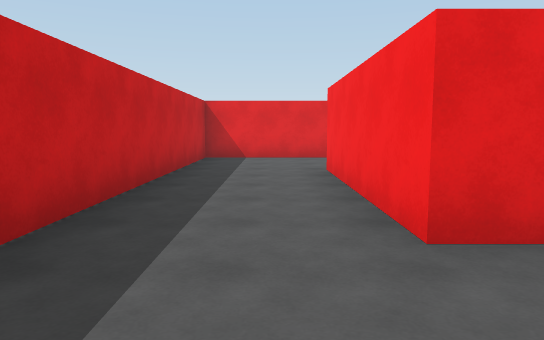
View 1 (above)

24 first-person views from a walk through a scene from a Unity 3-D project. The camera is 1.4 m above the floor, tilts 6° down and sees 70° across. The floor is counted in squares, 2 m on a side. Each view is taken from the middle of a square. On the plan, view 1 faces up. The plan holds only what a view shows up to about 11 squares ahead; the rest is blank. The player is left out.

View 2
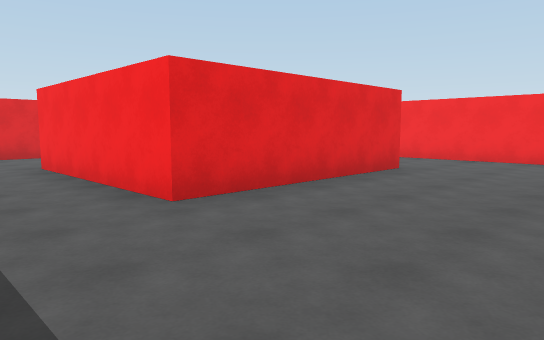

View 3
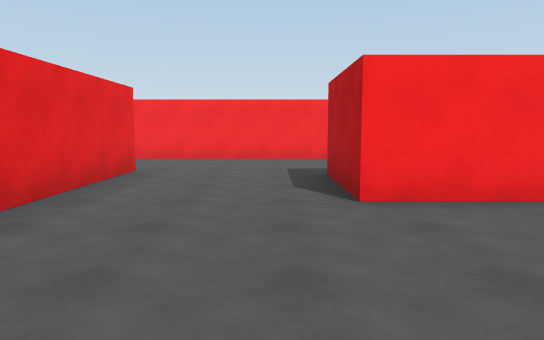

View 4
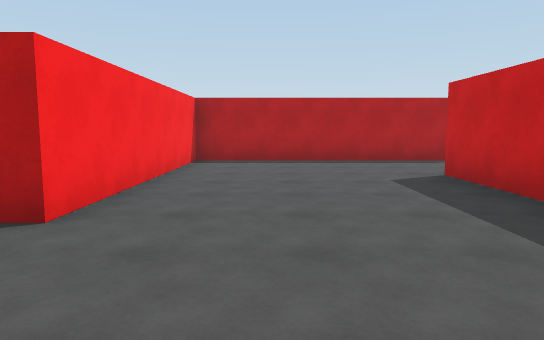

View 5
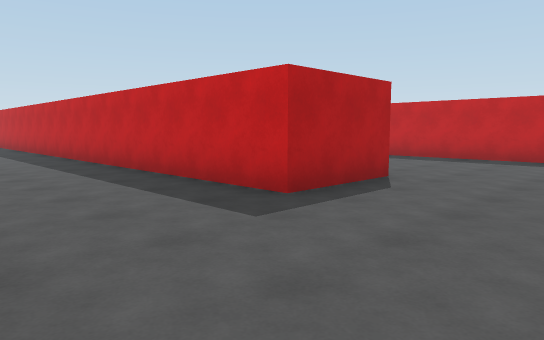

View 6
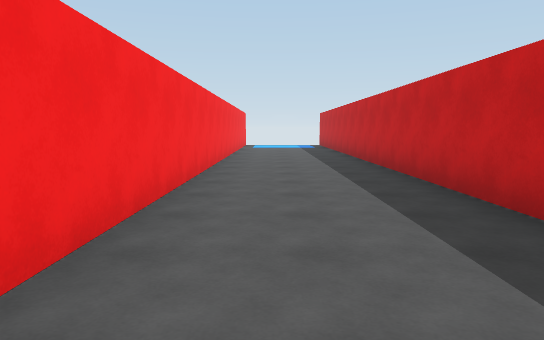

View 7
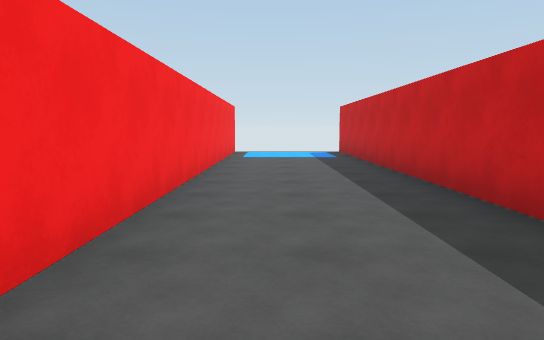

View 8
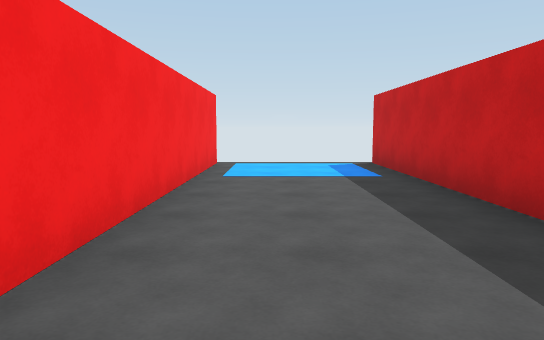

View 9
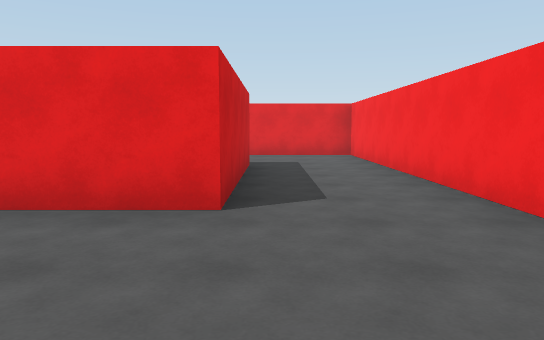

View 10
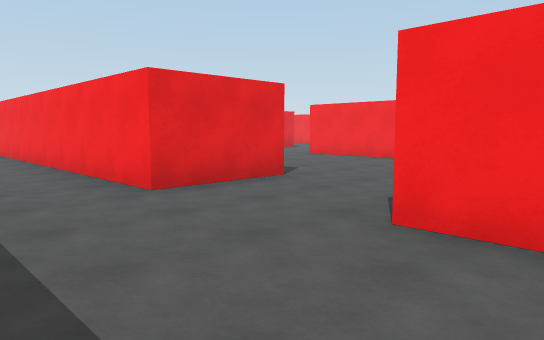

View 11
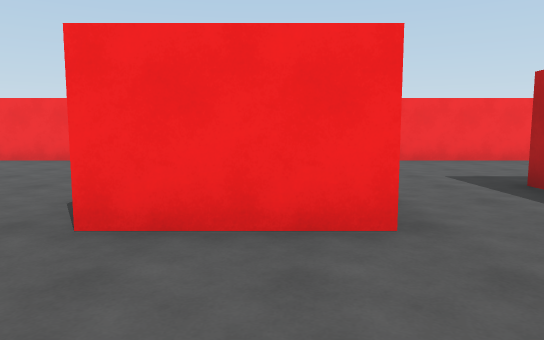

View 12
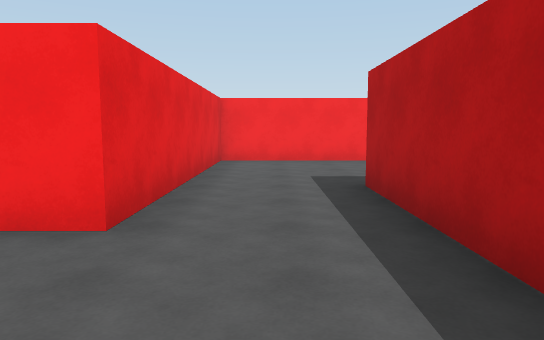

View 13
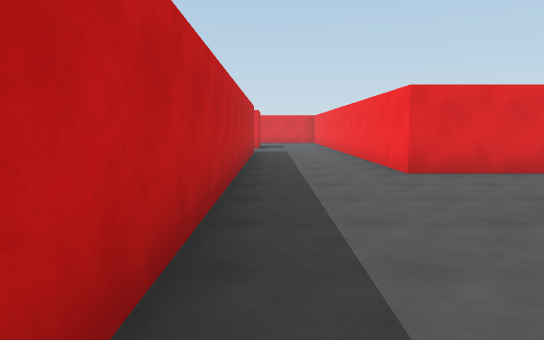

View 14
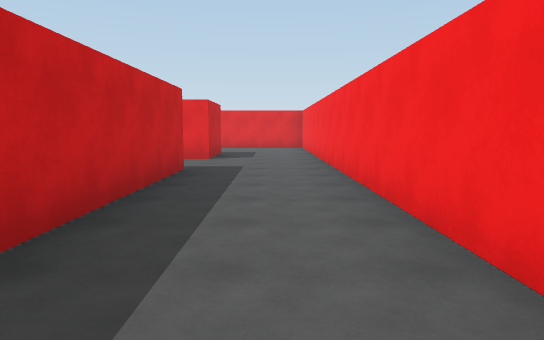

View 15
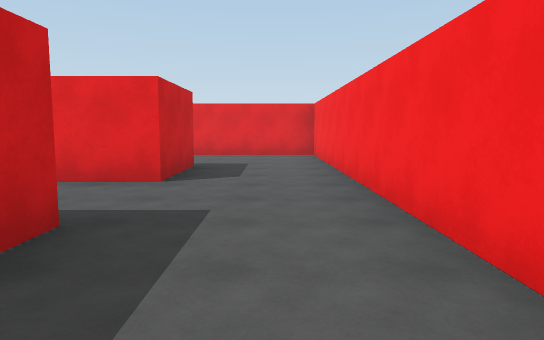

View 16
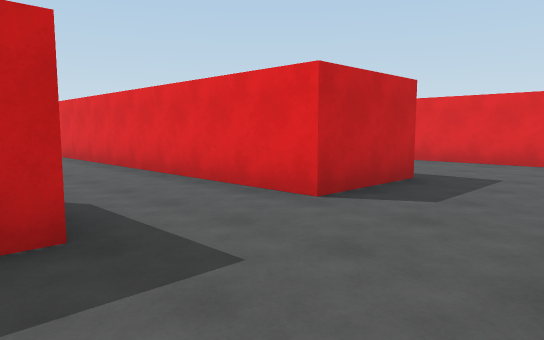

View 17
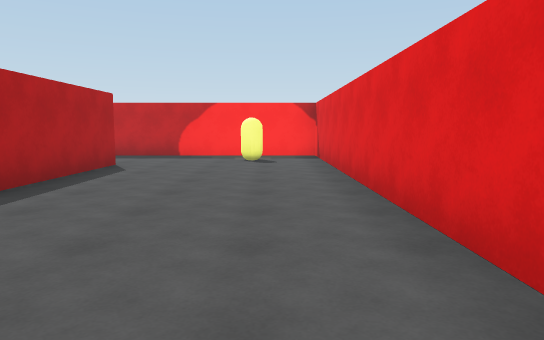

View 18
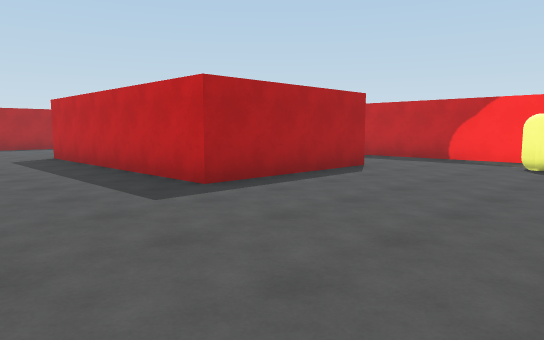

View 19
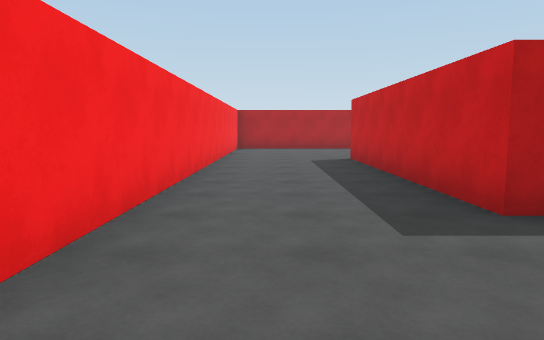

View 20
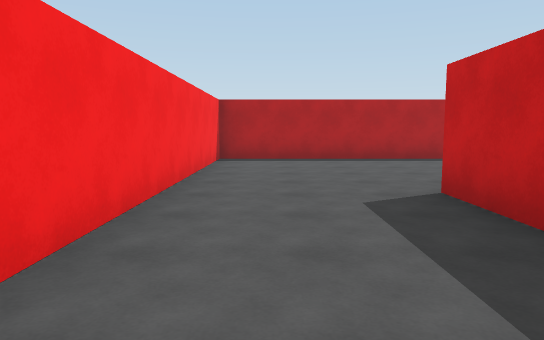

View 21
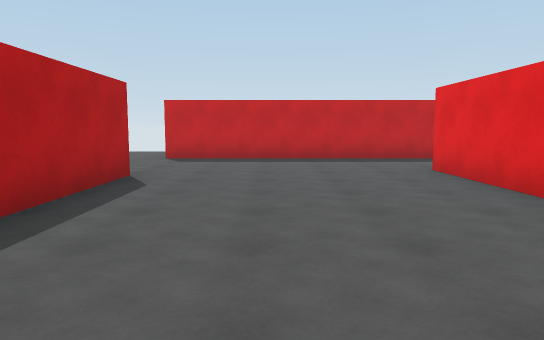

View 22
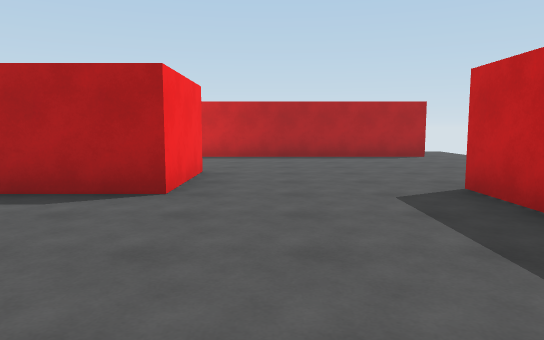

View 23
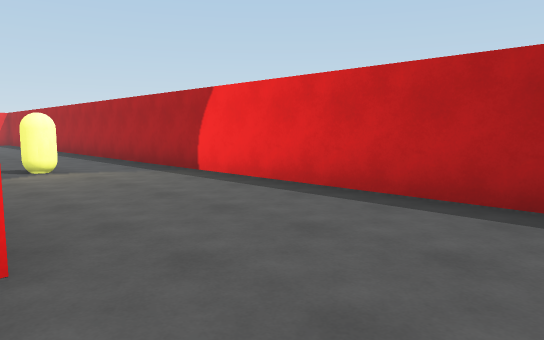

View 24
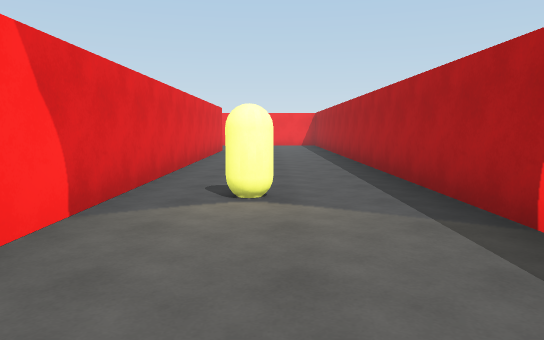

### Floor plan
Points are (right, up) in squares from view 1. A wall is a line through its corners. A room is listed if a view was taken in it or the views show most of it. See-through windows are left out.
Room 1 (views 1, 2, 3, 4, 5, 6, 7, 8, 9)
walls: (8.1, -1.4) (8.1, 9.5) (5.4, 9.5); (-1.6, 0.4) (-1.6, -3.9) (-3.9, -3.9); (5.6, 6.6) (5.6, 2.3) (0.9, 2.3) (0.9, 6.8); (-2.9, -6.6) (2.7, -6.6) (2.7, -0.8) (4.9, -0.8) (4.9, -19.1); (1.8, 9.5) (-1.6, 9.5) (-1.6, 2.2); (8.1, -19) (8.1, -3.5)
ways out: opening at (-2.5, -5.5) to room 2
Room 2 (views 10, 11, 12, 13, 14, 15, 16, 17, 18, 19, 20, 21, 22, 23, 24)
walls: (-12.9, -6.2) (-15.8, -6.2); (-3.9, -3.9) (-3.9, 9.5) (-8, 9.5); (-15.8, -0.1) (-11.9, -0.1) (-11.9, -6.2); (-6.5, 1.9) (-6.5, -9.4); (-4.5, -11.2) (-1.1, -11.2); (-18.3, -5.1) (-18.3, -11.6); (-14.9, -13.5) (-14.9, -11.2) (-8.8, -11.2) (-8.8, 1.4); (-3, -13.4) (-11.8, -13.4); (-6.5, 6.4) (-6.5, 4.2) (-18.3, 4.2) (-18.3, -1.8); (-20, -16.8) (-2.9, -16.8); (2.7, -13.9) (2.7, -8.9) (-3.4, -8.9) (-3.4, -6.6)
ways out: opening at (-2.5, -5.5) to room 1
objects: other object (-17, 3); other object (-10, -15)

Where each view was taken, in squares from view 1:
view 1: 0 up, 0 right, facing up
view 2: 1 down, 1 left, facing up-right
view 3: 0 up, 1 left, facing right
view 4: 2 up, 1 right, facing down
view 5: 2 up, 8 right, facing down-left
view 6: 2 down, 7 right, facing down
view 7: 7 down, 7 right, facing down
view 8: 11 down, 7 right, facing down
view 9: 1 down, 6 right, facing up
view 10: 8 down, 6 left, facing up-right
view 11: 8 down, 6 left, facing right
view 12: 10 down, 6 left, facing right
view 13: 10 down, 6 left, facing up
view 14: 5 down, 5 left, facing up
view 15: 1 down, 5 left, facing up
view 16: 1 up, 4 left, facing up-left
view 17: 3 up, 8 left, facing left
view 18: 4 up, 9 left, facing down-left
view 19: 3 up, 10 left, facing down
view 20: 2 down, 10 left, facing down
view 21: 9 down, 9 left, facing left
view 22: 7 down, 16 left, facing down
view 23: 13 down, 17 left, facing down-right
view 24: 15 down, 14 left, facing right
